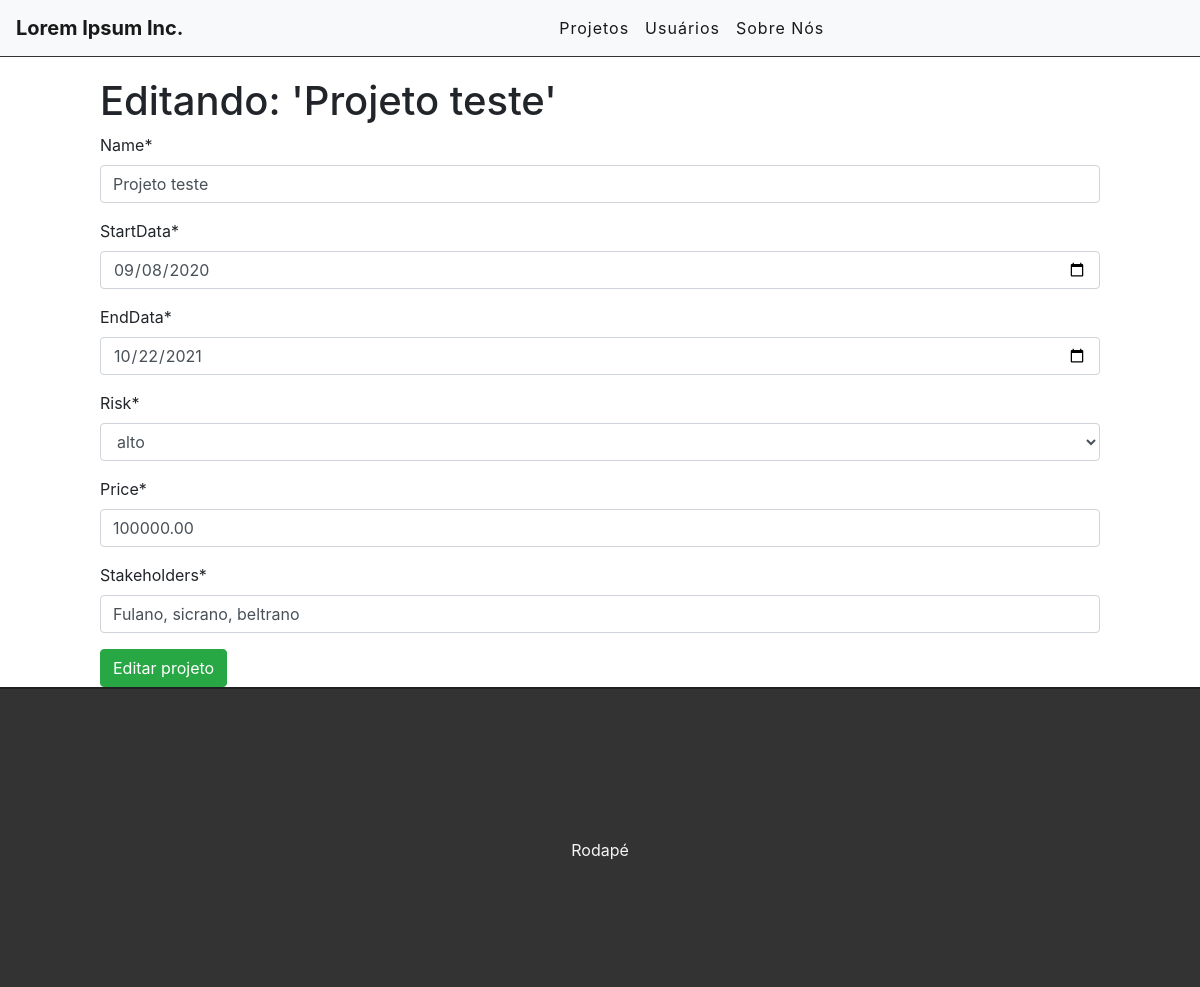
The app's page /edit/12 with its own data.
### projects/models.py (models this page shows, shortened)
class Project(models.Model):
    OPTIONS = (
        (0, 'baixo'),
        (1, 'medio'),
        (2, 'alto'),
    )
    name = models.CharField(max_length=255)
    startData = models.DateField(auto_now=False)
    endData = models.DateField(auto_now=False)
    risk = models.IntegerField(
        choices=OPTIONS,
    )
    price = models.DecimalField(max_digits=10, decimal_places=2)
    stakeholders = models.CharField(max_length=500, null=True)
    created_at = models.DateTimeField(auto_now_add=True)
    updated_at = models.DateTimeField(auto_now=True)

### projects/views.py (the view)
# urls.py: path('edit/<int:id>', views.editProject, name='edit-project'),
def editProject(request, id):
    project = get_object_or_404(Project, pk=id)
    form = ProjectForm(instance=project)
    if(request.method == 'POST'):
        form = ProjectForm(request.POST, instance=project)
        if(form.is_valid()):
            project.save()
            return redirect('/')
        else:
            return render(request, 'projects/editproject.html', {'form': form,  'project': project})
    else:
        return render(request, 'projects/editproject.html', {'form': form,  'project': project})

### projects/forms.py
class ProjectForm(forms.ModelForm):
    class Meta:
        model = Project
        fields = ['name', 'startData', 'endData', 'risk', 'price', 'stakeholders']
        widgets = {
            'startData': forms.DateInput(
                attrs={'class': 'input', 'type': 'date', 'placeholder': 'Insira a data de início'}),
            'endData': forms.DateInput(
                attrs={'class': 'input', 'type': 'date', 'placeholder': 'Insira a data de término'}),
            'price': forms.NumberInput(
                attrs={'class': 'input', 'type': 'number', 'name': 'dinheiro', 'id': 'dinheiro'}),
            'stakeholders': forms.TextInput(
                attrs={'class': 'input', 'name': 'stakeholders[]'}),
        }

### projects/templates/projects/editproject.html (shortened to what this page needs)
{% extends 'base.html' %}
{% load crispy_forms_tags %}
{% block content%}
<div class="offset-1 col-10 list-div">
    <h1>Editando: '{{project.name}}'</h1>
    <form method="POST">
        {{ form|crispy }}
        <input type="submit" class="btn btn-success" value="Editar projeto">
    </form>
</div>
{% endblock %}

### projects/static/css/styles.css (style rules this page uses)
.list-div { padding: 0; }

### records on screen
Project: name "Projeto teste", startData "09/08/2020", endData "10/22/2021", risk "alto", price "100000.00", stakeholders "Fulano, sicrano, beltrano"
